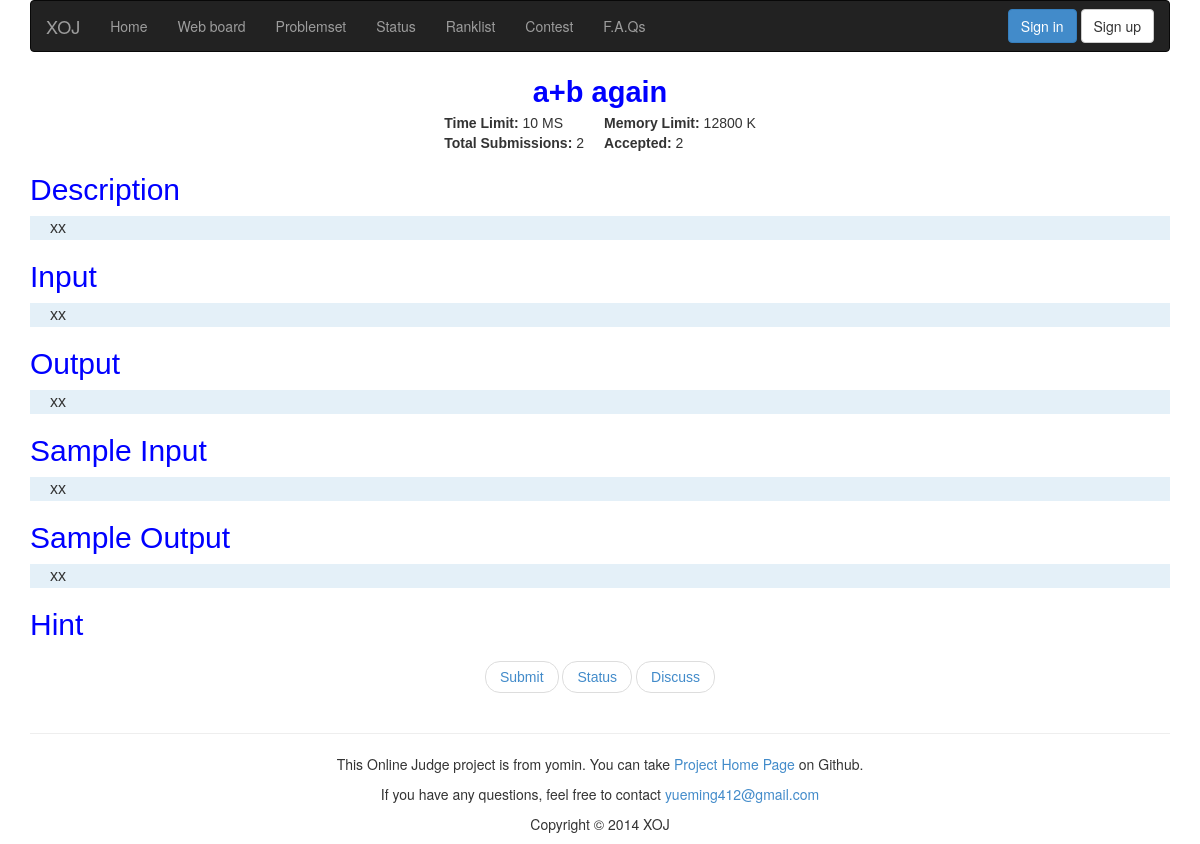
Page /showproblem/pid=3/ on the earlier database version.
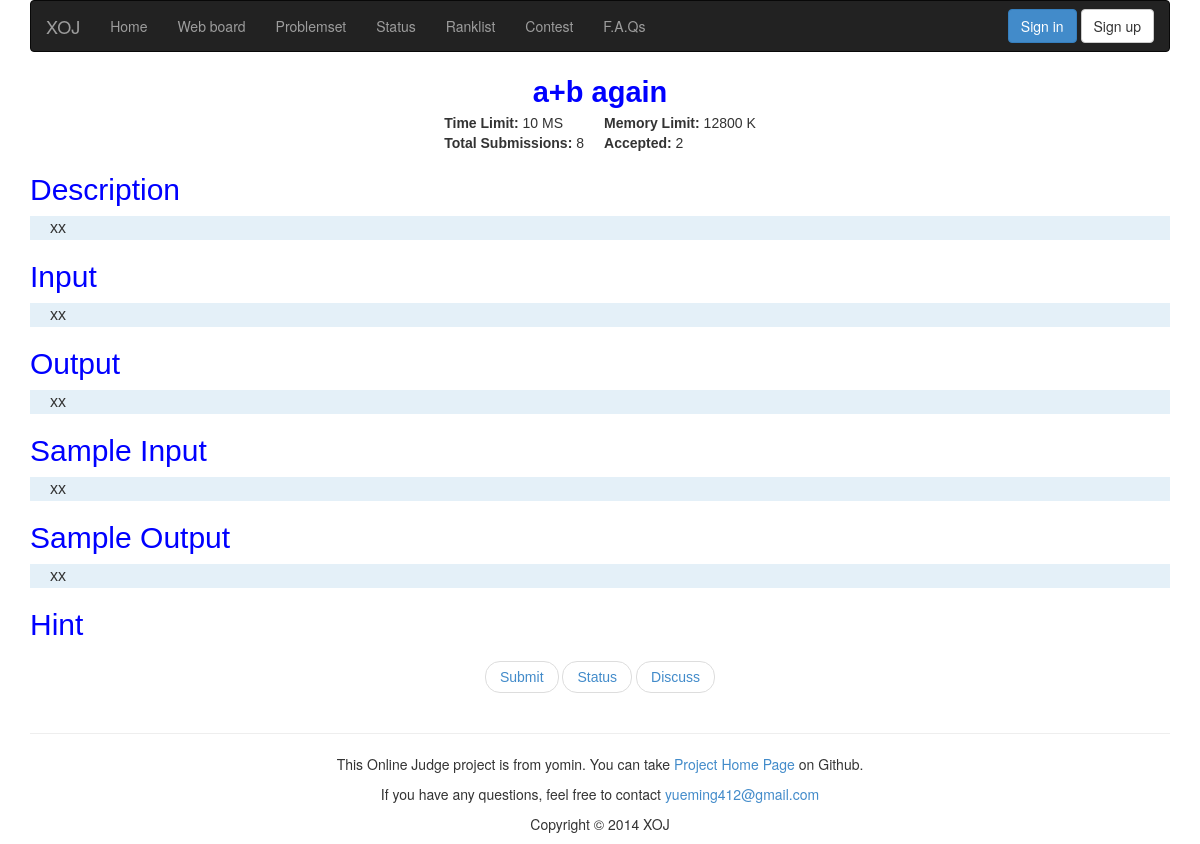
Same page on the later database version.
### appfile/models.py (models this page shows, shortened)
class Problem(db.Model):
    pid = db.Column(db.Integer, primary_key=True)
    title = db.Column(db.String(299))
    description = db.Column(db.Text)
    pinput = db.Column(db.Text)
    poutput = db.Column(db.Text)
    sinput = db.Column(db.Text)
    soutput = db.Column(db.Text)
    hint = db.Column(db.Text)
    time_limit = db.Column(db.Integer)
    memory_limit = db.Column(db.Integer)
    ac_count = db.Column(db.Integer, default = 0)
    submit_count = db.Column(db.Integer, default = 0)
    visable = db.Column(db.Boolean, default = True)

### appfile/views.py (the view)
@app.route('/showproblem/pid=<int:pid>/')
def show_problem(pid):
    problem = Problem.query.get(pid)
    return render_template('showproblem.html', problem=problem)

### appfile/views.py (called while the page is built)
@app.before_request
def before_request():
    g.user = current_user
    if g.user.is_authenticated():
        g.url = url_for('userinfo',userid = g.user.userid)

### appfile/templates/showproblem.html (shortened to what this page needs)
{% extends "base.html" %}
{% block content %}
<div class="container" id="problem">
    <center><span style="font-size:29px; font-weight:bold; color:blue"> {{ problem.title }} </span></center>
    <table>
        <tr>
            <td><b>Time Limit:</b> {{ problem.time_limit }} MS </td>
            <td width="20px"></td>
            <td><b>Memory Limit:</b> {{ problem.memory_limit}} K </td>
        </tr>
        <tr>
            <td><b> Total Submissions: </b> {{ problem.submit_count }} </td>
            <td width="20px"></td>
            <td><b> Accepted: </b> {{ problem.ac_count }} </td>
        </tr>
    </table>
    <h2> Description </h2>
    <div>
        {% autoescape false %}
        {{ problem.description }}
        {% endautoescape %}
    </div>
    <h2> Input </h2>
    <div>
        {% autoescape false %}
        {{ problem.pinput }}
        {% endautoescape %}
    </div>
    <h2> Output </h2>
    <div>
        {% autoescape false %}
        {{ problem.poutput }}
        {% endautoescape %}
    </div>
    <h2> Sample Input </h2>
    <div>
        {% autoescape false %}
        {{ problem.sinput }}
        {% endautoescape %}
    </div>
    <h2> Sample Output </h2>
    <div>
        {% autoescape false %}
        {{ problem.soutput }}
        {% endautoescape %}
    </div>
    <h2> Hint </h2>
    <ul class="pager">
        <li>
            <a href={{ url_for('submit_problem', pid = problem.pid) }}> Submit </a>
        </li>
        <li>
            <a href={{ url_for('problemstatus', pid = problem.pid) }}> Status </a>
        </li>
        <li>
            <a href={{ url_for('discuss', pid = problem.pid) }}> Discuss </a>
        </li>
    </ul>
</div>
{% endblock %}

Differences in the rows shown:
changed Problem "a+b again": submit_count "2" → "8"
